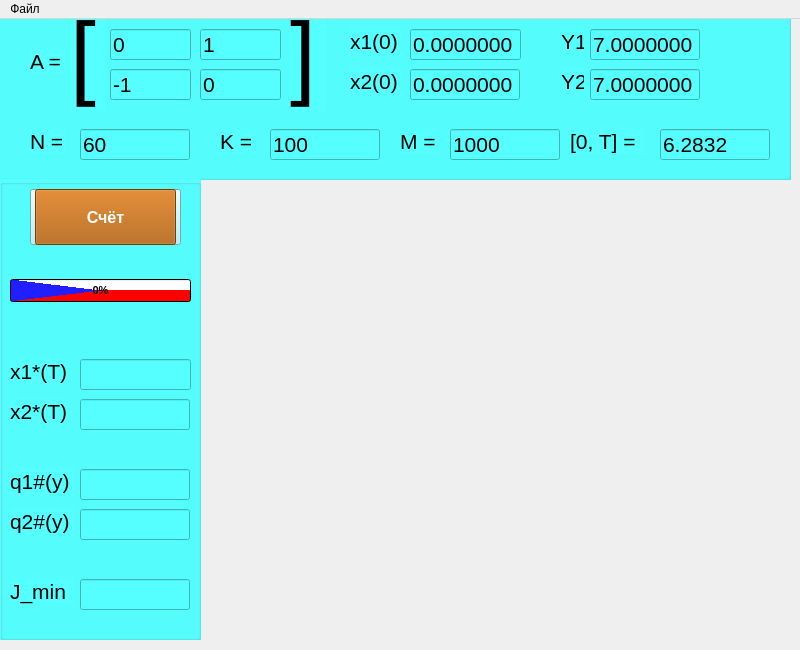
<?xml version="1.0" encoding="UTF-8"?>
<ui version="4.0">
 <class>MainWindow</class>
 <widget class="QMainWindow" name="MainWindow">
  <property name="windowModality">
   <enum>Qt::WindowModal</enum>
  </property>
  <property name="geometry">
   <rect>
    <x>0</x>
    <y>0</y>
    <width>800</width>
    <height>650</height>
   </rect>
  </property>
  <property name="minimumSize">
   <size>
    <width>800</width>
    <height>650</height>
   </size>
  </property>
  <property name="maximumSize">
   <size>
    <width>800</width>
    <height>650</height>
   </size>
  </property>
  <property name="acceptDrops">
   <bool>true</bool>
  </property>
  <property name="windowTitle">
   <string>Дипломный проект</string>
  </property>
  <property name="tabShape">
   <enum>QTabWidget::Rounded</enum>
  </property>
  <widget class="QWidget" name="centralwidget">
   <widget class="MplWidget" name="MplWidget" native="true">
    <property name="geometry">
     <rect>
      <x>210</x>
      <y>160</y>
      <width>581</width>
      <height>461</height>
     </rect>
    </property>
    <property name="acceptDrops">
     <bool>false</bool>
    </property>
   </widget>
   <widget class="QGroupBox" name="groupBox">
    <property name="geometry">
     <rect>
      <x>-10</x>
      <y>-10</y>
      <width>801</width>
      <height>171</height>
     </rect>
    </property>
    <property name="styleSheet">
     <string notr="true">background-color: rgb(85, 255, 255);</string>
    </property>
    <property name="title">
     <string/>
    </property>
    <widget class="QLineEdit" name="lineEdit_y1">
     <property name="geometry">
      <rect>
       <x>600</x>
       <y>20</y>
       <width>110</width>
       <height>31</height>
      </rect>
     </property>
     <property name="font">
      <font>
       <pointsize>16</pointsize>
      </font>
     </property>
     <property name="text">
      <string>7.0000000</string>
     </property>
    </widget>
    <widget class="QLabel" name="label_y1">
     <property name="geometry">
      <rect>
       <x>571</x>
       <y>20</y>
       <width>23</width>
       <height>25</height>
      </rect>
     </property>
     <property name="font">
      <font>
       <pointsize>16</pointsize>
      </font>
     </property>
     <property name="text">
      <string>Y1</string>
     </property>
    </widget>
    <widget class="QLineEdit" name="lineEdit_y2">
     <property name="geometry">
      <rect>
       <x>600</x>
       <y>60</y>
       <width>110</width>
       <height>31</height>
      </rect>
     </property>
     <property name="font">
      <font>
       <pointsize>16</pointsize>
      </font>
     </property>
     <property name="text">
      <string>7.0000000</string>
     </property>
    </widget>
    <widget class="QLabel" name="label_y2">
     <property name="geometry">
      <rect>
       <x>571</x>
       <y>60</y>
       <width>23</width>
       <height>25</height>
      </rect>
     </property>
     <property name="font">
      <font>
       <pointsize>16</pointsize>
      </font>
     </property>
     <property name="text">
      <string>Y2</string>
     </property>
    </widget>
    <widget class="QLineEdit" name="lineEdit_T">
     <property name="geometry">
      <rect>
       <x>670</x>
       <y>120</y>
       <width>110</width>
       <height>31</height>
      </rect>
     </property>
     <property name="font">
      <font>
       <pointsize>16</pointsize>
      </font>
     </property>
     <property name="text">
      <string>6.2832</string>
     </property>
    </widget>
    <widget class="QLabel" name="label_T">
     <property name="geometry">
      <rect>
       <x>580</x>
       <y>120</y>
       <width>74</width>
       <height>25</height>
      </rect>
     </property>
     <property name="font">
      <font>
       <pointsize>16</pointsize>
      </font>
     </property>
     <property name="text">
      <string>[0, T] =</string>
     </property>
    </widget>
    <widget class="QLineEdit" name="lineEdit_A00">
     <property name="geometry">
      <rect>
       <x>120</x>
       <y>20</y>
       <width>81</width>
       <height>31</height>
      </rect>
     </property>
     <property name="font">
      <font>
       <pointsize>16</pointsize>
      </font>
     </property>
     <property name="text">
      <string>0</string>
     </property>
    </widget>
    <widget class="QLineEdit" name="lineEdit_A10">
     <property name="geometry">
      <rect>
       <x>120</x>
       <y>60</y>
       <width>81</width>
       <height>31</height>
      </rect>
     </property>
     <property name="font">
      <font>
       <pointsize>16</pointsize>
      </font>
     </property>
     <property name="text">
      <string>-1</string>
     </property>
    </widget>
    <widget class="QLineEdit" name="lineEdit_A11">
     <property name="geometry">
      <rect>
       <x>210</x>
       <y>60</y>
       <width>81</width>
       <height>31</height>
      </rect>
     </property>
     <property name="font">
      <font>
       <pointsize>16</pointsize>
      </font>
     </property>
     <property name="text">
      <string>0</string>
     </property>
    </widget>
    <widget class="QLineEdit" name="lineEdit_A01">
     <property name="geometry">
      <rect>
       <x>210</x>
       <y>20</y>
       <width>81</width>
       <height>31</height>
      </rect>
     </property>
     <property name="font">
      <font>
       <pointsize>16</pointsize>
      </font>
     </property>
     <property name="text">
      <string>1</string>
     </property>
    </widget>
    <widget class="QLabel" name="label_A">
     <property name="geometry">
      <rect>
       <x>40</x>
       <y>40</y>
       <width>35</width>
       <height>25</height>
      </rect>
     </property>
     <property name="font">
      <font>
       <pointsize>16</pointsize>
      </font>
     </property>
     <property name="text">
      <string>A =</string>
     </property>
    </widget>
    <widget class="QLabel" name="label_AL">
     <property name="geometry">
      <rect>
       <x>80</x>
       <y>-10</y>
       <width>36</width>
       <height>112</height>
      </rect>
     </property>
     <property name="font">
      <font>
       <family>MS Shell Dlg 2</family>
       <pointsize>70</pointsize>
       <weight>50</weight>
       <italic>false</italic>
       <bold>false</bold>
       <kerning>true</kerning>
      </font>
     </property>
     <property name="text">
      <string>[</string>
     </property>
    </widget>
    <widget class="QLabel" name="label_AR">
     <property name="geometry">
      <rect>
       <x>300</x>
       <y>-10</y>
       <width>36</width>
       <height>112</height>
      </rect>
     </property>
     <property name="font">
      <font>
       <pointsize>70</pointsize>
       <kerning>true</kerning>
      </font>
     </property>
     <property name="text">
      <string>]</string>
     </property>
    </widget>
    <widget class="QLineEdit" name="lineEdit_N">
     <property name="geometry">
      <rect>
       <x>90</x>
       <y>120</y>
       <width>110</width>
       <height>31</height>
      </rect>
     </property>
     <property name="font">
      <font>
       <pointsize>16</pointsize>
      </font>
     </property>
     <property name="text">
      <string>60</string>
     </property>
    </widget>
    <widget class="QLabel" name="label_N">
     <property name="geometry">
      <rect>
       <x>40</x>
       <y>120</y>
       <width>36</width>
       <height>25</height>
      </rect>
     </property>
     <property name="font">
      <font>
       <pointsize>16</pointsize>
      </font>
     </property>
     <property name="text">
      <string>N =</string>
     </property>
    </widget>
    <widget class="QLineEdit" name="lineEdit_K">
     <property name="geometry">
      <rect>
       <x>280</x>
       <y>120</y>
       <width>110</width>
       <height>31</height>
      </rect>
     </property>
     <property name="font">
      <font>
       <pointsize>16</pointsize>
      </font>
     </property>
     <property name="text">
      <string>100</string>
     </property>
    </widget>
    <widget class="QLabel" name="label_K">
     <property name="geometry">
      <rect>
       <x>230</x>
       <y>120</y>
       <width>36</width>
       <height>25</height>
      </rect>
     </property>
     <property name="font">
      <font>
       <pointsize>16</pointsize>
      </font>
     </property>
     <property name="text">
      <string>K =</string>
     </property>
    </widget>
    <widget class="QLineEdit" name="lineEdit_M">
     <property name="geometry">
      <rect>
       <x>460</x>
       <y>120</y>
       <width>110</width>
       <height>31</height>
      </rect>
     </property>
     <property name="font">
      <font>
       <pointsize>16</pointsize>
      </font>
     </property>
     <property name="text">
      <string>1000</string>
     </property>
    </widget>
    <widget class="QLabel" name="label_M">
     <property name="geometry">
      <rect>
       <x>410</x>
       <y>120</y>
       <width>36</width>
       <height>25</height>
      </rect>
     </property>
     <property name="font">
      <font>
       <pointsize>16</pointsize>
      </font>
     </property>
     <property name="text">
      <string>M =</string>
     </property>
    </widget>
    <widget class="QLineEdit" name="lineEdit_x10">
     <property name="geometry">
      <rect>
       <x>420</x>
       <y>20</y>
       <width>111</width>
       <height>31</height>
      </rect>
     </property>
     <property name="font">
      <font>
       <pointsize>16</pointsize>
      </font>
     </property>
     <property name="text">
      <string>0.0000000</string>
     </property>
     <property name="alignment">
      <set>Qt::AlignLeading|Qt::AlignLeft|Qt::AlignVCenter</set>
     </property>
     <property name="dragEnabled">
      <bool>true</bool>
     </property>
     <property name="cursorMoveStyle">
      <enum>Qt::LogicalMoveStyle</enum>
     </property>
    </widget>
    <widget class="QLabel" name="label_x20">
     <property name="geometry">
      <rect>
       <x>360</x>
       <y>60</y>
       <width>51</width>
       <height>25</height>
      </rect>
     </property>
     <property name="font">
      <font>
       <pointsize>16</pointsize>
      </font>
     </property>
     <property name="text">
      <string>x2(0)</string>
     </property>
    </widget>
    <widget class="QLabel" name="label_x10">
     <property name="geometry">
      <rect>
       <x>360</x>
       <y>20</y>
       <width>51</width>
       <height>25</height>
      </rect>
     </property>
     <property name="font">
      <font>
       <pointsize>16</pointsize>
      </font>
     </property>
     <property name="text">
      <string>x1(0)</string>
     </property>
    </widget>
    <widget class="QLineEdit" name="lineEdit_x20">
     <property name="geometry">
      <rect>
       <x>420</x>
       <y>60</y>
       <width>110</width>
       <height>31</height>
      </rect>
     </property>
     <property name="font">
      <font>
       <pointsize>16</pointsize>
      </font>
     </property>
     <property name="text">
      <string>0.0000000</string>
     </property>
    </widget>
   </widget>
   <widget class="QGroupBox" name="groupBox_2">
    <property name="geometry">
     <rect>
      <x>0</x>
      <y>160</y>
      <width>201</width>
      <height>461</height>
     </rect>
    </property>
    <property name="styleSheet">
     <string notr="true">background-color: rgb(85, 255, 255);</string>
    </property>
    <property name="title">
     <string/>
    </property>
    <widget class="QLineEdit" name="lineEdit_x2T">
     <property name="geometry">
      <rect>
       <x>80</x>
       <y>220</y>
       <width>110</width>
       <height>31</height>
      </rect>
     </property>
     <property name="font">
      <font>
       <pointsize>16</pointsize>
      </font>
     </property>
     <property name="text">
      <string/>
     </property>
    </widget>
    <widget class="QLabel" name="label_x2T">
     <property name="geometry">
      <rect>
       <x>10</x>
       <y>220</y>
       <width>60</width>
       <height>25</height>
      </rect>
     </property>
     <property name="font">
      <font>
       <pointsize>16</pointsize>
      </font>
     </property>
     <property name="text">
      <string>x2*(T)</string>
     </property>
    </widget>
    <widget class="QLabel" name="label_x1T">
     <property name="geometry">
      <rect>
       <x>10</x>
       <y>180</y>
       <width>60</width>
       <height>25</height>
      </rect>
     </property>
     <property name="font">
      <font>
       <pointsize>16</pointsize>
      </font>
     </property>
     <property name="text">
      <string>x1*(T)</string>
     </property>
    </widget>
    <widget class="QLineEdit" name="lineEdit_x1T">
     <property name="geometry">
      <rect>
       <x>80</x>
       <y>180</y>
       <width>111</width>
       <height>31</height>
      </rect>
     </property>
     <property name="font">
      <font>
       <pointsize>16</pointsize>
      </font>
     </property>
     <property name="text">
      <string/>
     </property>
     <property name="alignment">
      <set>Qt::AlignLeading|Qt::AlignLeft|Qt::AlignVCenter</set>
     </property>
     <property name="dragEnabled">
      <bool>true</bool>
     </property>
     <property name="cursorMoveStyle">
      <enum>Qt::LogicalMoveStyle</enum>
     </property>
    </widget>
    <widget class="QLabel" name="label_q2y">
     <property name="geometry">
      <rect>
       <x>10</x>
       <y>330</y>
       <width>64</width>
       <height>25</height>
      </rect>
     </property>
     <property name="font">
      <font>
       <pointsize>16</pointsize>
      </font>
     </property>
     <property name="text">
      <string>q2#(y)</string>
     </property>
    </widget>
    <widget class="QLabel" name="label_q1y">
     <property name="geometry">
      <rect>
       <x>10</x>
       <y>290</y>
       <width>64</width>
       <height>25</height>
      </rect>
     </property>
     <property name="font">
      <font>
       <pointsize>16</pointsize>
      </font>
     </property>
     <property name="text">
      <string>q1#(y)</string>
     </property>
    </widget>
    <widget class="QLineEdit" name="lineEdit_q2y">
     <property name="geometry">
      <rect>
       <x>80</x>
       <y>330</y>
       <width>110</width>
       <height>31</height>
      </rect>
     </property>
     <property name="font">
      <font>
       <pointsize>16</pointsize>
      </font>
     </property>
     <property name="text">
      <string/>
     </property>
    </widget>
    <widget class="QLineEdit" name="lineEdit_q1y">
     <property name="geometry">
      <rect>
       <x>80</x>
       <y>290</y>
       <width>110</width>
       <height>31</height>
      </rect>
     </property>
     <property name="font">
      <font>
       <pointsize>16</pointsize>
      </font>
     </property>
     <property name="text">
      <string/>
     </property>
    </widget>
    <widget class="QLineEdit" name="lineEdit_jmin">
     <property name="geometry">
      <rect>
       <x>80</x>
       <y>400</y>
       <width>110</width>
       <height>31</height>
      </rect>
     </property>
     <property name="font">
      <font>
       <pointsize>16</pointsize>
      </font>
     </property>
     <property name="text">
      <string/>
     </property>
    </widget>
    <widget class="QLabel" name="label_jmin">
     <property name="geometry">
      <rect>
       <x>10</x>
       <y>400</y>
       <width>64</width>
       <height>25</height>
      </rect>
     </property>
     <property name="font">
      <font>
       <pointsize>16</pointsize>
      </font>
     </property>
     <property name="text">
      <string>J_min</string>
     </property>
    </widget>
    <widget class="QPushButton" name="btn_calculate_plot">
     <property name="geometry">
      <rect>
       <x>35</x>
       <y>10</y>
       <width>141</width>
       <height>56</height>
      </rect>
     </property>
     <property name="font">
      <font>
       <pointsize>12</pointsize>
       <weight>75</weight>
       <bold>true</bold>
      </font>
     </property>
     <property name="cursor">
      <cursorShape>PointingHandCursor</cursorShape>
     </property>
     <property name="styleSheet">
      <string notr="true">background-color: rgb(170, 85, 0);
color: rgb(255, 255, 255);</string>
     </property>
     <property name="text">
      <string>Счёт</string>
     </property>
    </widget>
    <widget class="QProgressBar" name="pbar">
     <property name="geometry">
      <rect>
       <x>10</x>
       <y>100</y>
       <width>181</width>
       <height>23</height>
      </rect>
     </property>
     <property name="font">
      <font>
       <pointsize>8</pointsize>
       <weight>75</weight>
       <bold>true</bold>
       <kerning>true</kerning>
      </font>
     </property>
     <property name="styleSheet">
      <string notr="true">background-color: qconicalgradient(cx:0.5, cy:0.5, angle:0, stop:0 rgba(255, 255, 255, 255), stop:0.373979 rgba(255, 255, 255, 255), stop:0.373991 rgba(33, 30, 255, 255), stop:0.624018 rgba(33, 30, 255, 255), stop:0.624043 rgba(255, 0, 0, 255), stop:1 rgba(255, 0, 0, 255));</string>
     </property>
     <property name="value">
      <number>0</number>
     </property>
     <property name="alignment">
      <set>Qt::AlignCenter</set>
     </property>
     <property name="textVisible">
      <bool>true</bool>
     </property>
     <property name="orientation">
      <enum>Qt::Horizontal</enum>
     </property>
    </widget>
    <widget class="QPushButton" name="btn_cancel_calculate_plot">
     <property name="geometry">
      <rect>
       <x>30</x>
       <y>10</y>
       <width>151</width>
       <height>56</height>
      </rect>
     </property>
     <property name="font">
      <font>
       <pointsize>12</pointsize>
       <weight>75</weight>
       <bold>true</bold>
      </font>
     </property>
     <property name="cursor">
      <cursorShape>PointingHandCursor</cursorShape>
     </property>
     <property name="styleSheet">
      <string notr="true">background-color: rgb(164, 234, 255);</string>
     </property>
     <property name="text">
      <string>Отмена</string>
     </property>
     <property name="flat">
      <bool>false</bool>
     </property>
    </widget>
    <zorder>btn_cancel_calculate_plot</zorder>
    <zorder>lineEdit_x2T</zorder>
    <zorder>label_x2T</zorder>
    <zorder>label_x1T</zorder>
    <zorder>lineEdit_x1T</zorder>
    <zorder>label_q2y</zorder>
    <zorder>label_q1y</zorder>
    <zorder>lineEdit_q2y</zorder>
    <zorder>lineEdit_q1y</zorder>
    <zorder>lineEdit_jmin</zorder>
    <zorder>label_jmin</zorder>
    <zorder>btn_calculate_plot</zorder>
    <zorder>pbar</zorder>
   </widget>
  </widget>
  <widget class="QMenuBar" name="menubar">
   <property name="geometry">
    <rect>
     <x>0</x>
     <y>0</y>
     <width>800</width>
     <height>25</height>
    </rect>
   </property>
   <widget class="QMenu" name="menu">
    <property name="title">
     <string>Файл</string>
    </property>
    <addaction name="action_2"/>
   </widget>
   <addaction name="menu"/>
  </widget>
  <action name="action_2">
   <property name="text">
    <string>Сохранить как...</string>
   </property>
  </action>
 </widget>
 <customwidgets>
  <customwidget>
   <class>MplWidget</class>
   <extends>QWidget</extends>
   <header>mplwidget.h</header>
   <container>1</container>
  </customwidget>
 </customwidgets>
 <tabstops>
  <tabstop>btn_calculate_plot</tabstop>
  <tabstop>btn_cancel_calculate_plot</tabstop>
  <tabstop>lineEdit_A00</tabstop>
  <tabstop>lineEdit_A01</tabstop>
  <tabstop>lineEdit_A10</tabstop>
  <tabstop>lineEdit_A11</tabstop>
  <tabstop>lineEdit_x10</tabstop>
  <tabstop>lineEdit_x20</tabstop>
  <tabstop>lineEdit_y1</tabstop>
  <tabstop>lineEdit_y2</tabstop>
  <tabstop>lineEdit_N</tabstop>
  <tabstop>lineEdit_K</tabstop>
  <tabstop>lineEdit_M</tabstop>
  <tabstop>lineEdit_T</tabstop>
  <tabstop>lineEdit_x1T</tabstop>
  <tabstop>lineEdit_x2T</tabstop>
  <tabstop>lineEdit_q1y</tabstop>
  <tabstop>lineEdit_q2y</tabstop>
  <tabstop>lineEdit_jmin</tabstop>
 </tabstops>
 <resources/>
 <connections/>
</ui>
